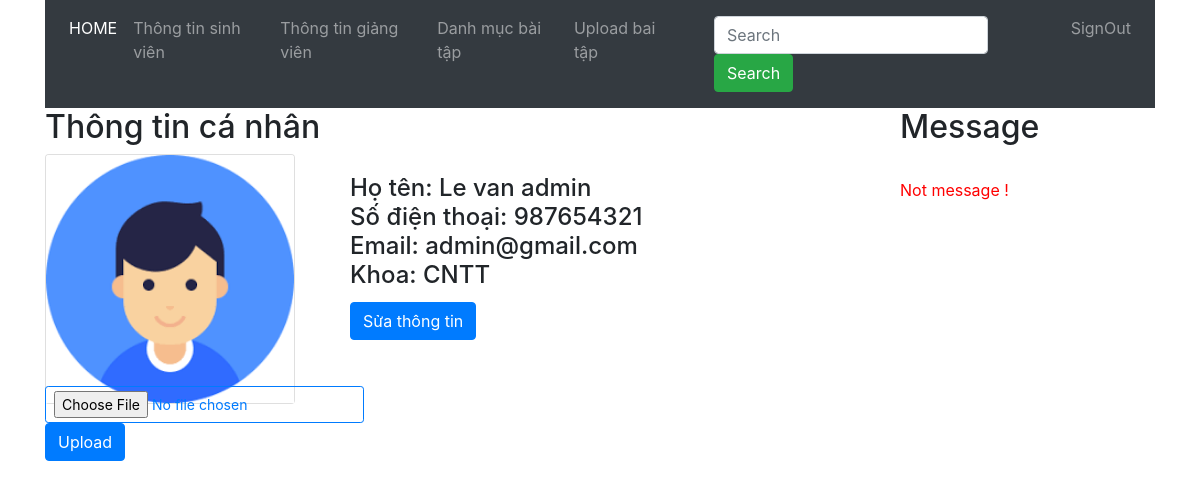
Page /pages/profile.php (signed in) on the earlier database version.
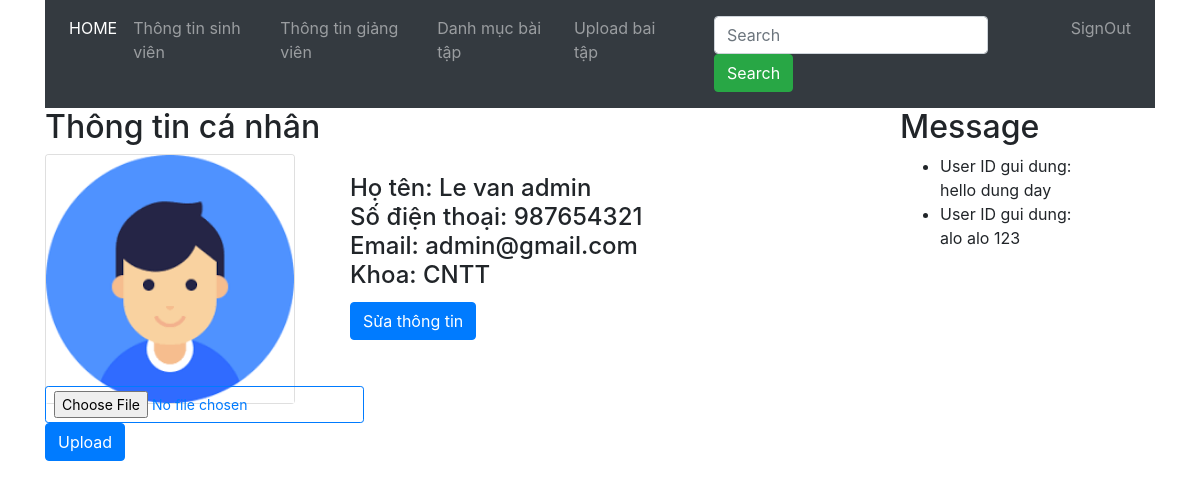
Same page on the later database version.
### tables this page shows
CREATE TABLE `account` (
  `ID` int(11) NOT NULL,
  `Username` text NOT NULL,
  `Pass` text NOT NULL,
  `Is_teacher` smallint(1) NOT NULL,
  `Name` text NOT NULL,
  `Phone` int(11) NOT NULL,
  `Email` text NOT NULL,
  `Khoa` text NOT NULL,
  `Avatar` varchar(255) DEFAULT NULL
);

CREATE TABLE `message` (
  `ID` int(11) NOT NULL,
  `user_id_sent` text NOT NULL,
  `user_id_receive` text NOT NULL,
  `message` text NOT NULL
);

### pages/profile.php (the view, shortened to what this page needs)
<?php
include("../lib/connectDB.php");
$username = $_SESSION['username'];
$query = "SELECT * FROM account where Username = '$username'";
$result = mysqli_query($connectDB, $query);
$result = $result->fetch_assoc();
?>
<!DOCTYPE html>
<html lang="en">
<head>
    <link href="/qlsv/bootstrap/css/bootstrap.min.css" rel="stylesheet" style="text/css">
</head>
<body>
    <div class="container">
        <nav class="navbar navbar-expand-sm bg-dark navbar-dark">
            <ul class="navbar-nav">
                <li class="nav-item active">
                    <a class="nav-link" href="#">HOME</a>
                </li>
                <li class="nav-item">
                    <a class="nav-link" href='student.php'>Thông tin sinh viên</a>
                </li>
                <li class="nav-item">
                    <a class="nav-link" href="teacher.php">Thông tin giảng viên</a>
                </li>
                <li class="nav-item">
                    <a class="nav-link" href="list_exam.php?id=$ID">Danh mục bài tập</a>
                </li>
                <li class="nav-item">
                    <a class="nav-link" href="student_upload.php">Upload bai tập</a>
                </li>
                <li class="nav-item">
                    <a class="nav-link" href="#"></a>
                </li>
                <nav class="navbar navbar-expand-sm bg-dark navbar-darks">
                    <form class="form-inline" action="#">
                        <input class="form-control mr-sm-2" type="text" placeholder="Search">
                        <button class="btn btn-success" type="submit">Search</button>
                    </form>
                </nav>
                <li class="nav-item">
                    <a class="nav-link" href="../lib/signout.php">SignOut</a>
                </li>
            </ul>
        </nav>
    </div>
    <div class="container">
        <div class="row">
            <div class="col-6 col-sm-9">
                <h2>Thông tin cá nhân</h2>
                <div>
                    <div>
                        <div class="row">
                            <div class="col-sm-3 col-md-6 col-lg-4">
                                <div class="card" style="width:250px">
                                <?php
                                        $avatar=$result['Avatar'];
                                        $image_src = "../upload/".$avatar;
                                ?>
                                    <img class="card-img-top" src='<?php echo $image_src;  ?>' alt="Card image">
                                </div>
                                <div class="input-group">
                                <div class="custom-file">
                                    <form method="POST" action="" enctype='multipart/form-data'>
                                    <input type='file' class='btn btn-outline-primary btn-sm' name='file' />
                                    <button type="submit" class='btn btn-primary' name="but_upload">Upload</button>
                                </form>
                                </div>
                                </div>
                            </div>
                            <div class="col-sm-9 col-md-6 col-lg-8">
                                <div class="card-body">
                                    <h4 class="card-title">
                                        <?php
                                        $ID=$result['ID'];
                                        $ten= $result['Name'];
                                        $sdt = $result['Phone'];
                                        $mail = $result['Email'];
                                        $khoa = $result['Khoa'];
                                        echo "Họ tên: $ten <br>";
                                        echo "Số điện thoại: $sdt <br>";
                                        echo "Email: $mail <br>";
                                        echo "Khoa: $khoa <br>";
                                        ?>
                                    </h4>
                                    <form action="../lib/edit_student.php?id=<?=$ID ?>" method="POST">
                                    <button class="btn btn-primary" type="submit" name="Edit">Sửa thông tin</button>
                                    </form>
                                </div>
                            </div>
                        </div>
                    </div>
                </div>
            </div>
            <div class="col-6 col-sm-3">
                <h2>Message</h2>
                <?php
                        mysqli_set_charset($connectDB, "utf8");
                        $query = "SELECT * FROM message where user_id_receive = '$ID'";
                        $result = mysqli_query($connectDB, $query);
                        $num = mysqli_num_rows($result);
                        $results =mysqli_fetch_all($result,MYSQLI_ASSOC);
                        if ($num == 0) {
                          echo '</br> <p style="color:red"> Not message ! </p>';
                        } else {?>
                            <ul>
                            <?php foreach($results as $ketqua) {?>
                            <li><?php
                                echo("User ID gui ".$ketqua['user_id_sent'].":<br>".$ketqua['message']);
                                ?>
                                </li>
                        <?php }?>
                        </ul>
                    <?php } ?>
            </div>
        </div>
    </div>
</body>
</html>

Differences in the rows shown:
added message: user_id_sent "dung", message "hello dung day"
added message: user_id_sent "dung", message "alo alo 123"
Other differences:
text no longer shown: "Not message !"
